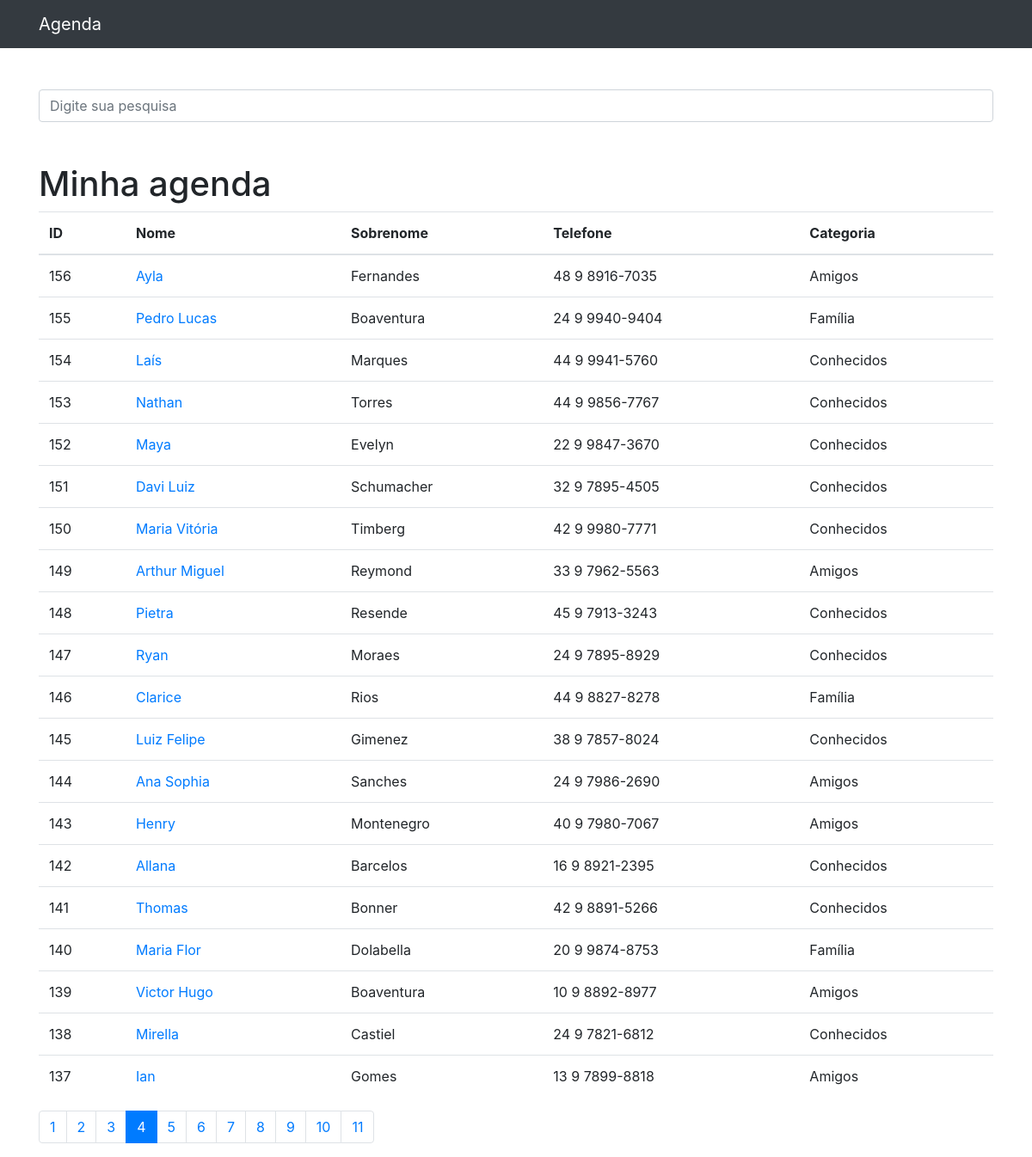
The page /?p=4&termo= on the database its author committed.
### contatos/models.py (models this page shows, shortened)
class Contato(models.Model):
    nome = models.CharField(max_length=150)
    sobrenome = models.CharField(max_length=255, blank=True)
    telefone = models.CharField(max_length=255)
    email = models.CharField(max_length=255, blank=True)
    data_criacao = models.DateTimeField(default=timezone.now)
    descricao = models.TextField(blank=True)
    categoria = models.ForeignKey(Categoria, on_delete=models.DO_NOTHING)
    mostrar = models.BooleanField(default=True)
    foto = models.ImageField(blank=True, upload_to='fotos/%Y/%m/')

class Categoria(models.Model):
    nome = models.CharField(max_length=255)
    def __str__(self):
        return self.nome

### contatos/views.py (the view)
# urls.py: path('', views.index, name='index'),
def index(request):
    contatos = Contato.objects.order_by('-id').filter(
        mostrar=True
    )
    paginator = Paginator(contatos, 20)
    page = request.GET.get('p')
    contatos = paginator.get_page(page)
    return render(request, 'contatos/index.html', {
        'contatos': contatos
    })

### contatos/templates/contatos/index.html
{% extends 'base.html' %}
{%block conteudo%}
    <h1 class="mt-5">Minha agenda</h1>
    <table class="table">
      <thead>
        <tr>
          <th>ID</th>
          <th>Nome</th>
          <th>Sobrenome</th>
          <th>Telefone</th>
          <th>Categoria</th>
        </tr>
      </thead>
      <tbody>
        {% for contato in contatos %}
          <tr>
            <td>{{ contato.id }}</td>
            <td>
              <a href="{% url 'ver_contato' contato.id %}">{{ contato.nome }}</a>
            </td>
            <td>{{ contato.sobrenome }}</td>
            <td>{{ contato.telefone }}</td>
            <td>{{ contato.categoria }}</td>
          </tr>
        {% endfor %}
      </tbody>
    </table>
<nav aria-label="Page navigation example">
  <ul class="pagination">
    {% for pagina in contatos.paginator.page_range %}
      {% if contatos.number == pagina %}
        <li class="page-item active">
          <a class="page-link" href="?p={{ pagina }}&termo={{ request.GET.termo }}">{{pagina}}</a>
        </li>
      {% else %}
        <li class="page-item">
          <a class="page-link" href="?p={{ pagina }}&termo={{ request.GET.termo }}">{{pagina}}</a>
        </li>
      {% endif %}
    {% endfor %}
  </ul>
</nav>
{%endblock%}

### rows shown on the page
Contato: id "156", nome "Ayla", sobrenome "Fernandes", telefone "48 9 8916-7035", categoria "Amigos"
Contato: id "155", nome "Pedro Lucas", sobrenome "Boaventura", telefone "24 9 9940-9404", categoria "Família"
Contato: id "154", nome "Laís", sobrenome "Marques", telefone "44 9 9941-5760", categoria "Conhecidos"
Contato: id "153", nome "Nathan", sobrenome "Torres", telefone "44 9 9856-7767", categoria "Conhecidos"
Contato: id "152", nome "Maya", sobrenome "Evelyn", telefone "22 9 9847-3670", categoria "Conhecidos"
Contato: id "151", nome "Davi Luiz", sobrenome "Schumacher", telefone "32 9 7895-4505", categoria "Conhecidos"
Contato: id "150", nome "Maria Vitória", sobrenome "Timberg", telefone "42 9 9980-7771", categoria "Conhecidos"
Contato: id "149", nome "Arthur Miguel", sobrenome "Reymond", telefone "33 9 7962-5563", categoria "Amigos"
Contato: id "148", nome "Pietra", sobrenome "Resende", telefone "45 9 7913-3243", categoria "Conhecidos"
Contato: id "147", nome "Ryan", sobrenome "Moraes", telefone "24 9 7895-8929", categoria "Conhecidos"
Contato: id "146", nome "Clarice", sobrenome "Rios", telefone "44 9 8827-8278", categoria "Família"
Contato: id "145", nome "Luiz Felipe", sobrenome "Gimenez", telefone "38 9 7857-8024", categoria "Conhecidos"
Contato: id "144", nome "Ana Sophia", sobrenome "Sanches", telefone "24 9 7986-2690", categoria "Amigos"
Contato: id "143", nome "Henry", sobrenome "Montenegro", telefone "40 9 7980-7067", categoria "Amigos"
Contato: id "142", nome "Allana", sobrenome "Barcelos", telefone "16 9 8921-2395", categoria "Conhecidos"
Contato: id "141", nome "Thomas", sobrenome "Bonner", telefone "42 9 8891-5266", categoria "Conhecidos"
Contato: id "140", nome "Maria Flor", sobrenome "Dolabella", telefone "20 9 9874-8753", categoria "Família"
Contato: id "139", nome "Victor Hugo", sobrenome "Boaventura", telefone "10 9 8892-8977", categoria "Amigos"
Contato: id "138", nome "Mirella", sobrenome "Castiel", telefone "24 9 7821-6812", categoria "Conhecidos"
Contato: id "137", nome "Ian", sobrenome "Gomes", telefone "13 9 7899-8818", categoria "Amigos"

### other values the page prints
{{ pagina }} "1" "2" "3" "5" "6" "7" "8" "9" "10" "11"
{{ pagina }} "4"
